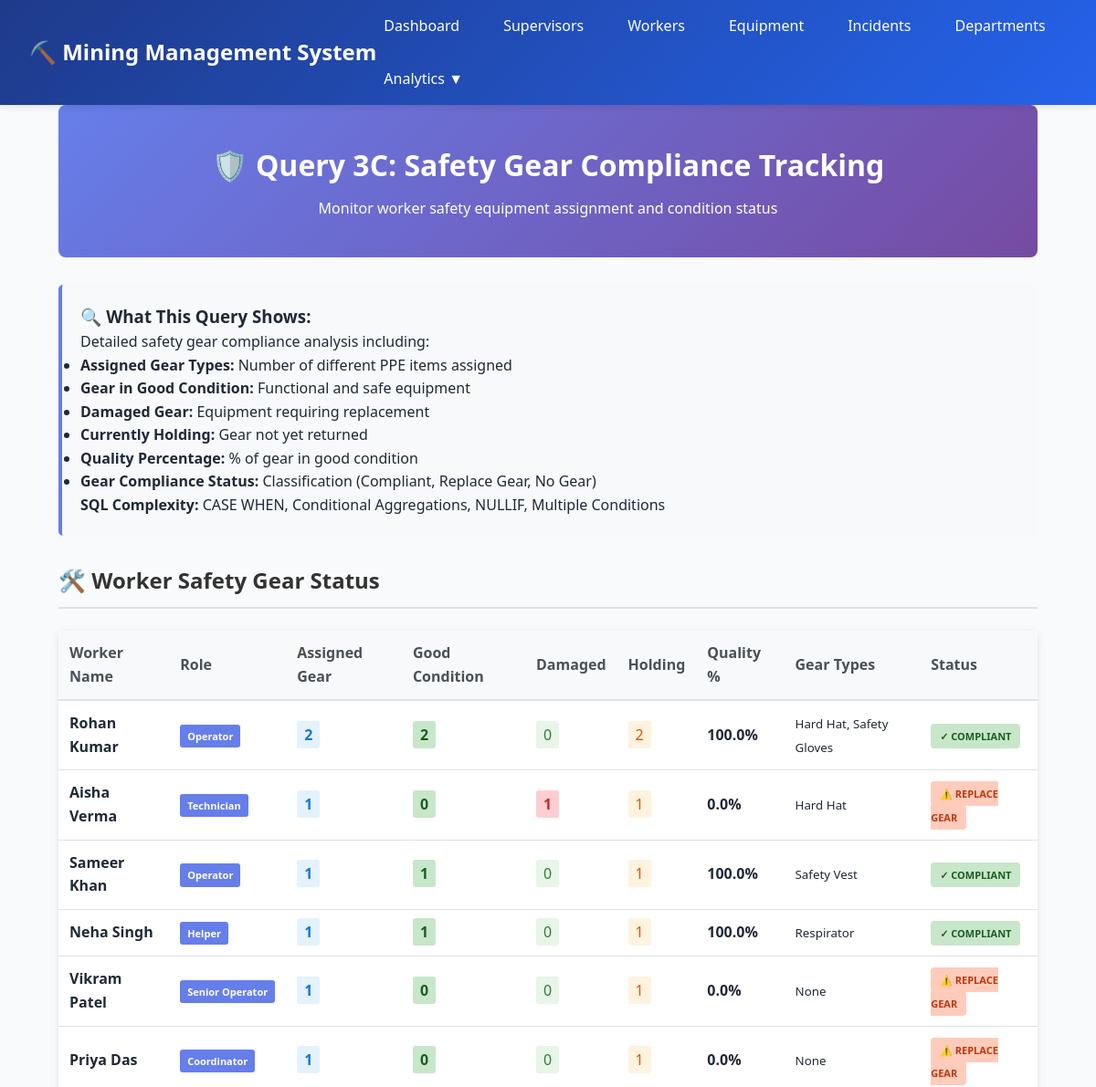
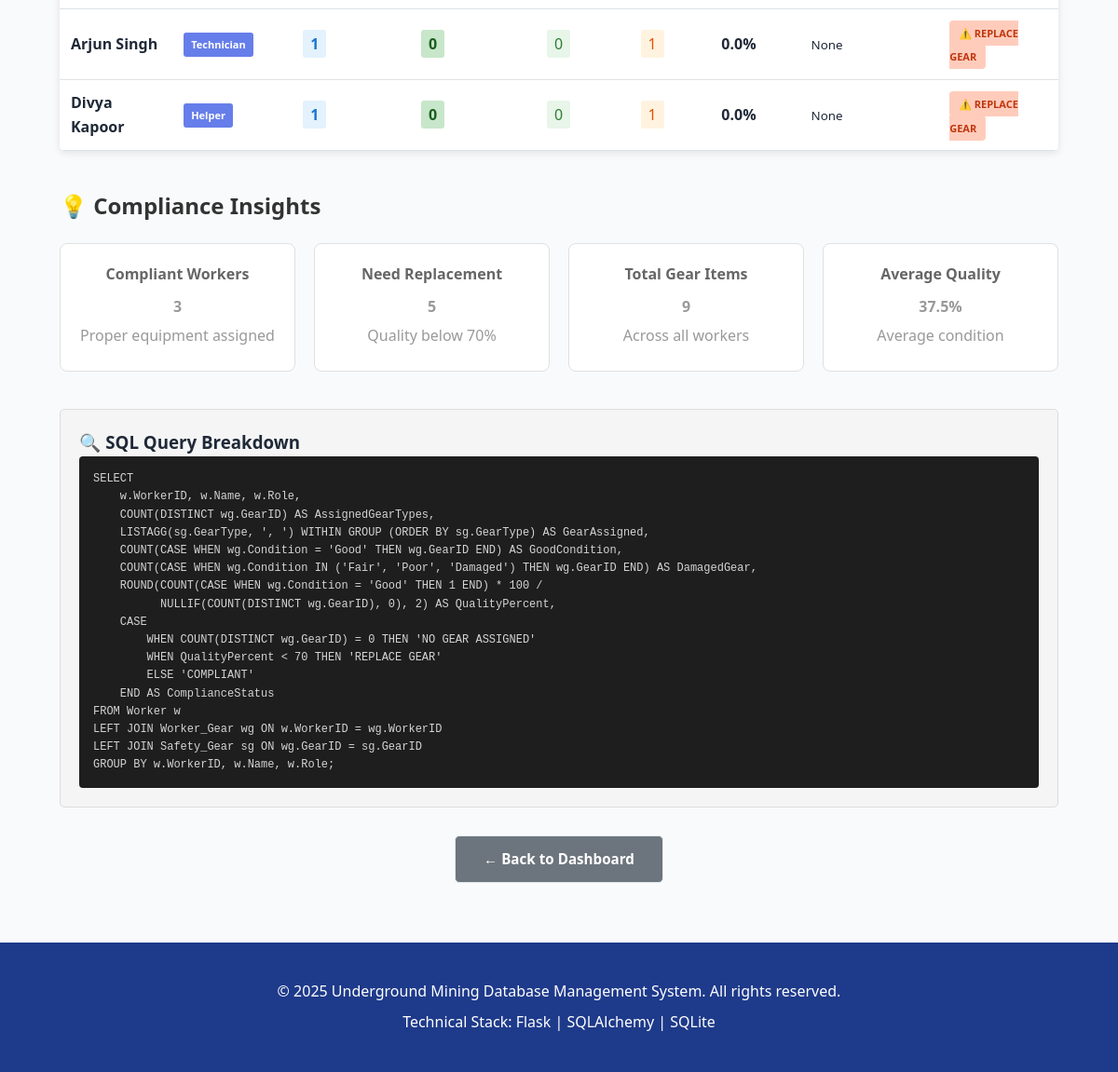
The app's page /analytics/query-3c-gear with its own data (2 pictures, top to bottom).
### app.py (models this page shows)
class Worker(db.Model):
    __tablename__ = 'Worker'
    WorkerID = db.Column(db.Integer, primary_key=True, autoincrement=True)
    Name = db.Column(db.String(50), nullable=False)
    Age = db.Column(db.Integer)
    Role = db.Column(db.String(30))
    Contact = db.Column(db.String(20))
    S_ID = db.Column(db.Integer, db.ForeignKey('Supervisor.SupervisorID'))
    DepartmentID = db.Column(db.Integer, db.ForeignKey('Department.DepartmentID'))
    HireDate = db.Column(db.Date)
    Salary = db.Column(db.Float)
    EmploymentStatus = db.Column(db.String(20), default='Active')

class SafetyGear(db.Model):
    __tablename__ = 'Safety_Gear'
    GearID = db.Column(db.Integer, primary_key=True, autoincrement=True)
    GearType = db.Column(db.String(50), nullable=False)
    Description = db.Column(db.String(200))
    IssuedDate = db.Column(db.Date, default=datetime.now)
    ExpiryDate = db.Column(db.Date)
    Status = db.Column(db.String(20), default='Available')

### app.py (the view)
@app.route('/analytics/query-3c-gear')
@handle_errors
def query_3c_gear():
    workers_gear = db.session.query(
        Worker.WorkerID,
        Worker.Name,
        Worker.Role,
        func.count(distinct=WorkerGear.GearID).label('assigned_gear_types'),
        func.sum(db.case((WorkerGear.Condition == 'Good', 1), else_=0)).label('good_condition'),
        func.sum(db.case((WorkerGear.Condition.in_(['Fair', 'Poor', 'Damaged']), 1), else_=0)).label('damaged_gear'),
        func.sum(db.case((WorkerGear.ReturnedDate == None, 1), else_=0)).label('currently_holding')
    ).outerjoin(WorkerGear).group_by(Worker.WorkerID, Worker.Name, Worker.Role).all()
    enriched_gear = []
    for row in workers_gear:
        assigned = row.assigned_gear_types or 0
        good = row.good_condition or 0
        damaged = row.damaged_gear or 0
        holding = row.currently_holding or 0
        quality_pct = (good * 100 / assigned) if assigned > 0 else 0
        if assigned == 0:
            gear_status = 'NO GEAR ASSIGNED'
        elif quality_pct < 70:
            gear_status = 'REPLACE GEAR'
        else:
            gear_status = 'COMPLIANT'
        gear_records = WorkerGear.query.filter_by(WorkerID=row.WorkerID).all()
        gear_types = []
        for g in gear_records:
            sg = SafetyGear.query.get(g.GearID)
            if sg:
                gear_types.append(sg.GearType)
        enriched_gear.append({
            'worker_id': row.WorkerID,
            'name': row.Name,
            'role': row.Role,
            'assigned_gear': assigned,
            'good_condition': good,
            'damaged_gear': damaged,
            'currently_holding': holding,
            'quality_pct': round(quality_pct, 1),
            'gear_types': ', '.join(gear_types) if gear_types else 'None',
            'gear_status': gear_status
        })
    return render_template('query_3c_gear.html', workers=enriched_gear)

### app.py (called while the page is built)
def handle_errors(f):
    @wraps(f)
    def decorated_function(*args, **kwargs):
        try:
            return f(*args, **kwargs)
        except Exception as e:
            print(f"Error: {str(e)}")
            print(traceback.format_exc())
            flash(f"Error: {str(e)}", "error")
            return redirect(url_for('index'))
    return decorated_function

@app.context_processor
def inject_helpers():
    def get_worker(worker_id):
        return Worker.query.get(worker_id) if worker_id else None
    def get_equipment(equip_id):
        return Equipment.query.get(equip_id) if equip_id else None
    return dict(get_worker=get_worker, get_equipment=get_equipment)

### templates/query_3c_gear.html (shortened to what this page needs)
{% extends 'base.html' %}
{% block content %}
<div class="container">
    <div class="page-header-detailed">
        <h1>🛡️ Query 3C: Safety Gear Compliance Tracking</h1>
        <p>Monitor worker safety equipment assignment and condition status</p>
    </div>
    <div class="query-info-box">
        <h3>🔍 What This Query Shows:</h3>
        <p>Detailed safety gear compliance analysis including:</p>
        <ul>
            <li><strong>Assigned Gear Types:</strong> Number of different PPE items assigned</li>
            <li><strong>Gear in Good Condition:</strong> Functional and safe equipment</li>
            <li><strong>Damaged Gear:</strong> Equipment requiring replacement</li>
            <li><strong>Currently Holding:</strong> Gear not yet returned</li>
            <li><strong>Quality Percentage:</strong> % of gear in good condition</li>
            <li><strong>Gear Compliance Status:</strong> Classification (Compliant, Replace Gear, No Gear)</li>
        </ul>
        <p><strong>SQL Complexity:</strong> CASE WHEN, Conditional Aggregations, NULLIF, Multiple Conditions</p>
    </div>
    {% if workers %}
    <div class="results-section">
        <h2>🛠️ Worker Safety Gear Status</h2>
        <div class="table-responsive">
            <table class="data-table gear-table">
                <thead>
                    <tr>
                        <th>Worker Name</th>
                        <th>Role</th>
                        <th>Assigned Gear</th>
                        <th>Good Condition</th>
                        <th>Damaged</th>
                        <th>Holding</th>
                        <th>Quality %</th>
                        <th>Gear Types</th>
                        <th>Status</th>
                    </tr>
                </thead>
                <tbody>
                    {% for worker in workers %}
                    <tr class="status-{{ worker.gear_status|lower|replace(' ', '-') }}">
                        <td><strong>{{ worker.name }}</strong></td>
                        <td><span class="badge">{{ worker.role }}</span></td>
                        <td><span class="gear-count">{{ worker.assigned_gear }}</span></td>
                        <td><span class="good-badge">{{ worker.good_condition }}</span></td>
                        <td>
                            {% if worker.damaged_gear > 0 %}
                                <span class="damaged-badge">{{ worker.damaged_gear }}</span>
                            {% else %}
                                <span class="safe-badge">0</span>
                            {% endif %}
                        </td>
                        <td><span class="holding-badge">{{ worker.currently_holding }}</span></td>
                        <td>
                            <strong>{{ worker.quality_pct }}%</strong>
                        </td>
                        <td><small>{{ worker.gear_types }}</small></td>
                        <td>
                            {% if worker.gear_status == 'COMPLIANT' %}
                                <span class="compliance-badge compliant">✓ COMPLIANT</span>
                            {% elif worker.gear_status == 'REPLACE GEAR' %}
                                <span class="compliance-badge replace">⚠️ REPLACE GEAR</span>
                            {% else %}
                                <span class="compliance-badge no-gear">❌ NO GEAR</span>
                            {% endif %}
                        </td>
                    </tr>
                    {% endfor %}
                </tbody>
            </table>
        </div>
    </div>
    <div class="insights-section">
        <h2>💡 Compliance Insights</h2>
        <div class="insights-grid">
            <div class="insight-card">
                <h4>Compliant Workers</h4>
                <p><strong>{{ workers|selectattr('gear_status', 'equalto', 'COMPLIANT')|list|length }}</strong></p>
                <p>Proper equipment assigned</p>
            </div>
            <div class="insight-card">
                <h4>Need Replacement</h4>
                <p><strong>{{ workers|selectattr('gear_status', 'equalto', 'REPLACE GEAR')|list|length }}</strong></p>
                <p>Quality below 70%</p>
            </div>
            <div class="insight-card">
                <h4>Total Gear Items</h4>
                <p><strong>{{ workers|sum(attribute='assigned_gear') }}</strong></p>
                <p>Across all workers</p>
            </div>
            <div class="insight-card">
                <h4>Average Quality</h4>
                <p><strong>{{ (workers|sum(attribute='quality_pct') / workers|length)|round(1) }}%</strong></p>
                <p>Average condition</p>
            </div>
        </div>
    </div>
    {% else %}
    <div class="empty-state">
        <p>No safety gear data available.</p>
    </div>
    {% endif %}
    <div class="sql-explanation">
        <h3>🔍 SQL Query Breakdown</h3>
        <div class="code-block">
            <pre>SELECT
    w.WorkerID, w.Name, w.Role,
    COUNT(DISTINCT wg.GearID) AS AssignedGearTypes,
    LISTAGG(sg.GearType, ', ') WITHIN GROUP (ORDER BY sg.GearType) AS GearAssigned,
    COUNT(CASE WHEN wg.Condition = 'Good' THEN wg.GearID END) AS GoodCondition,
    COUNT(CASE WHEN wg.Condition IN ('Fair', 'Poor', 'Damaged') THEN wg.GearID END) AS DamagedGear,
    ROUND(COUNT(CASE WHEN wg.Condition = 'Good' THEN 1 END) * 100 /
          NULLIF(COUNT(DISTINCT wg.GearID), 0), 2) AS QualityPercent,
    CASE
        WHEN COUNT(DISTINCT wg.GearID) = 0 THEN 'NO GEAR ASSIGNED'
        WHEN QualityPercent < 70 THEN 'REPLACE GEAR'
        ELSE 'COMPLIANT'
    END AS ComplianceStatus
FROM Worker w
LEFT JOIN Worker_Gear wg ON w.WorkerID = wg.WorkerID
LEFT JOIN Safety_Gear sg ON wg.GearID = sg.GearID
GROUP BY w.WorkerID, w.Name, w.Role;</pre>
        </div>
    </div>
    <div style="margin-top: 30px; text-align: center;">
        <a href="{{ url_for('index') }}" class="btn btn-secondary">← Back to Dashboard</a>
    </div>
</div>
{% endblock %}

### static/css/style.css (style rules this page uses)
* { margin: 0; padding: 0; box-sizing: border-box; }
:root { --primary-color: #1e3a8a; --secondary-color: #2563eb; --success-color: #10b981; --warning-color: #f59e0b; --danger-color: #ef4444; --critical-color: #dc2626; --light-bg: #f9fafb; --border-color: #e5e7eb; --text-color: #1f2937; --text-light: #6b7280; }
body { font-family: 'Segoe UI', Tahoma, Geneva, Verdana, sans-serif; background-color: var(--light-bg); color: var(--text-color); line-height: 1.6; }
.container { max-width: 1400px; margin: 0 auto; padding: 0 2rem; }
.btn { padding: 0.75rem 1.5rem; border: none; border-radius: 6px; cursor: pointer; text-decoration: none; font-weight: 600; transition: all 0.3s; display: inline-block; font-size: 0.95rem; }
.btn-secondary { background: var(--light-bg); color: var(--text-color); border: 1px solid var(--border-color); }
.data-table { width: 100%; border-collapse: collapse; background: white; border-radius: 8px; overflow: hidden; box-shadow: 0 2px 8px rgba(0,0,0,0.08); margin: 1.5rem 0; }
.data-table thead { background: var(--primary-color); color: white; }
.data-table th { padding: 1rem; text-align: left; font-weight: 600; }
.data-table td { padding: 1rem; border-bottom: 1px solid var(--border-color); }
.badge { display: inline-block; padding: 0.35rem 0.75rem; border-radius: 20px; font-size: 0.8rem; font-weight: 600; background: var(--secondary-color); color: white; white-space: nowrap; }

### templates/query_3c_gear.html (style rules this page uses)
.page-header-detailed { background: linear-gradient(135deg, #667eea 0%, #764ba2 100%); color: white; padding: 40px; border-radius: 8px; margin-bottom: 30px; text-align: center; }
.page-header-detailed h1 { margin: 0 0 10px 0; font-size: 32px; }
.query-info-box { background: #f8f9fa; border-left: 4px solid #667eea; padding: 20px; border-radius: 5px; margin-bottom: 30px; }
.results-section { margin-bottom: 40px; }
.results-section h2 { color: #333; margin-bottom: 20px; padding-bottom: 10px; border-bottom: 2px solid #e0e0e0; }
.gear-table { width: 100%; border-collapse: collapse; background: white; box-shadow: 0 2px 8px rgba(0, 0, 0, 0.1); border-radius: 5px; }
.gear-table thead { background-color: #f8f9fa; border-bottom: 2px solid #dee2e6; }
.gear-table th { padding: 12px; text-align: left; font-weight: 600; color: #495057; }
.gear-table td { padding: 12px; border-bottom: 1px solid #dee2e6; }
.badge { background-color: #667eea; color: white; padding: 4px 8px; border-radius: 3px; font-size: 11px; font-weight: 600; }
.gear-count { background-color: #e3f2fd; color: #1976d2; padding: 4px 8px; border-radius: 3px; font-weight: 600; }
.good-badge { background-color: #c8e6c9; color: #1b5e20; padding: 4px 8px; border-radius: 3px; font-weight: 600; }
.damaged-badge { background-color: #ffcdd2; color: #c62828; padding: 4px 8px; border-radius: 3px; font-weight: 600; }
.safe-badge { background-color: #e8f5e9; color: #2e7d32; padding: 4px 8px; border-radius: 3px; }
.holding-badge { background-color: #fff3e0; color: #e65100; padding: 4px 8px; border-radius: 3px; }
.compliance-badge { padding: 6px 10px; border-radius: 4px; font-size: 11px; font-weight: 600; }
.compliance-badge.compliant { background-color: #c8e6c9; color: #1b5e20; }
.compliance-badge.replace { background-color: #ffccbc; color: #bf360c; }
.insights-section { margin: 40px 0; }
.insights-section h2 { color: #333; margin-bottom: 20px; }
.insights-grid { display: grid; grid-template-columns: repeat(auto-fit, minmax(200px, 1fr)); gap: 20px; }
.insight-card { background: white; border: 1px solid #e0e0e0; border-radius: 8px; padding: 20px; text-align: center; }
.insight-card h4 { margin: 0 0 10px 0; color: #666; }
.insight-card p { margin: 5px 0; color: #999; }
.sql-explanation { background: #f5f5f5; border: 1px solid #ddd; border-radius: 5px; padding: 20px; margin-top: 40px; }
.code-block { background: #1e1e1e; color: #d4d4d4; padding: 15px; border-radius: 4px; overflow-x: auto; font-family: monospace; font-size: 12px; }
.btn-secondary { background-color: #6c757d; color: white; padding: 12px 30px; border-radius: 5px; text-decoration: none; }

### records on screen
Worker: name "Rohan Kumar", role "Operator", assigned_gear "2", good_condition "2", shows "0", currently_holding "2", quality_pct "100.0", gear_types "Hard Hat, Safety Gloves", shows "✓ COMPLIANT"
Worker: name "Aisha Verma", role "Technician"
SafetyGear: gear_types "Hard Hat"
Worker: name "Sameer Khan", role "Operator"
SafetyGear: gear_types "Safety Vest"
Worker: name "Neha Singh", role "Helper"
SafetyGear: gear_types "Respirator"
Worker: name "Vikram Patel", role "Senior Operator", assigned_gear "1", good_condition "0", currently_holding "1", quality_pct "0.0", gear_types "None", shows "⚠️ REPLACE GEAR"
Worker: name "Priya Das", role "Coordinator", assigned_gear "1", good_condition "0", currently_holding "1", quality_pct "0.0", gear_types "None", shows "⚠️ REPLACE GEAR"
Worker: name "Arjun Singh", role "Technician", assigned_gear "1", good_condition "0", currently_holding "1", quality_pct "0.0", gear_types "None", shows "⚠️ REPLACE GEAR"
Worker: name "Divya Kapoor", role "Helper", assigned_gear "1", good_condition "0", currently_holding "1", quality_pct "0.0", gear_types "None", shows "⚠️ REPLACE GEAR"

### other values on screen
{{ worker.assigned_gear }} "1" "1" "1"
{{ worker.good_condition }} "0" "1" "1"
{{ worker.damaged_gear }} "1"
{{ worker.currently_holding }} "1" "1" "1"
{{ worker.quality_pct }} "0.0" "100.0" "100.0"
{{ workers|selectattr('gear_status', 'equalto', 'COMPLIANT')|list|length }} "3"
{{ workers|sum(attribute='assigned_gear') }} "9"
{{ (workers|sum(attribute='quality_pct') / workers|length)|round(1) }} "37.5"
